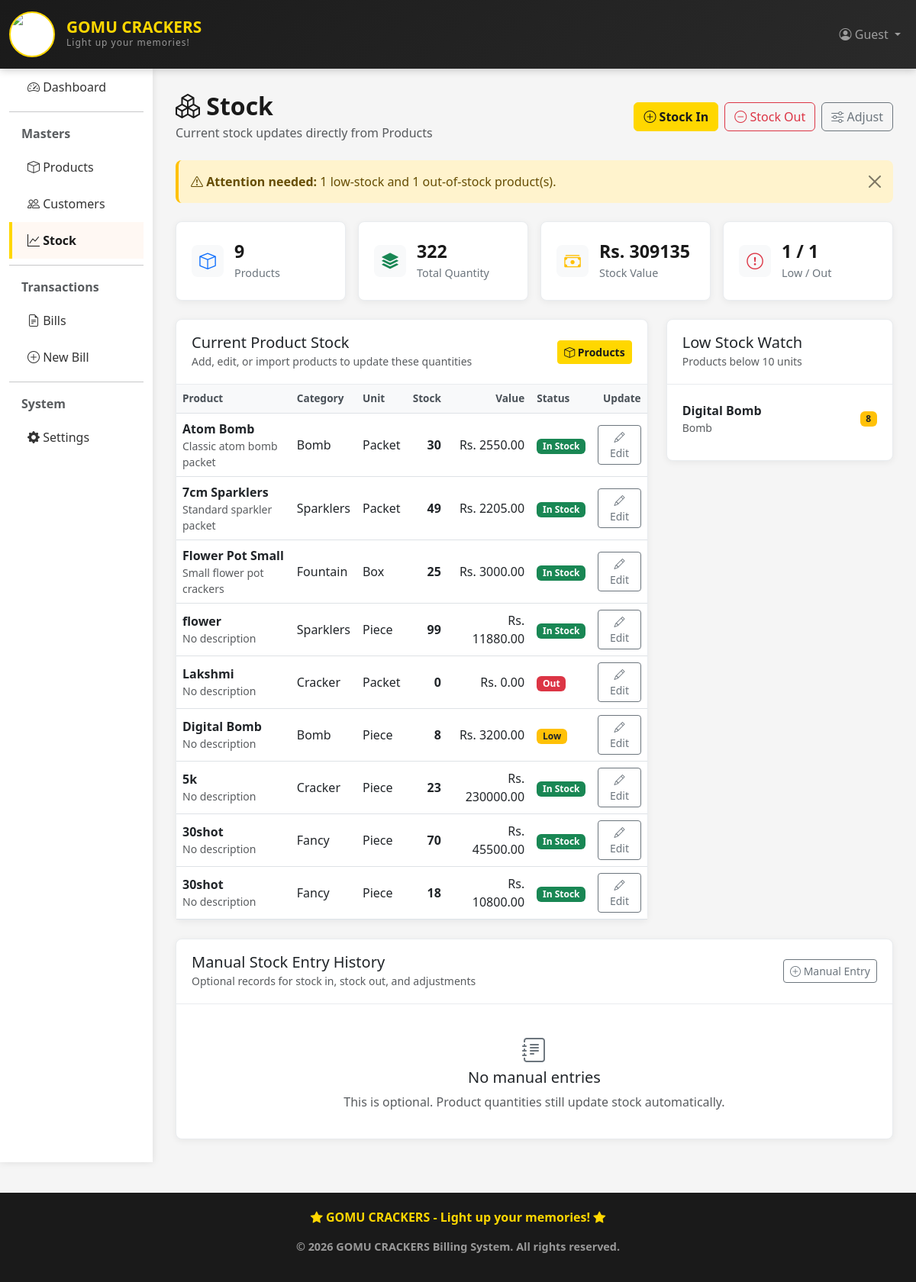
Screenshot of /billing/stock/ with the database file from the repository.
### billing_app/models.py (models this page shows, shortened)
class Product(models.Model):
    CATEGORY_CHOICES = [
        ('cracker', 'Cracker'),
        ('sparklers', 'Sparklers'),
        ('fancy', 'Fancy'),
        ('bomb', 'Bomb'),
        ('fountain', 'Fountain'),
        ('other', 'Other'),
    ]
    UNIT_CHOICES = [
        ('packet', 'Packet'),
        ('piece', 'Piece'),
        ('box', 'Box'),
        ('case', 'Case'),
    ]
    code = models.CharField(max_length=50, blank=True, null=True, unique=True, help_text='Product code/SKU')
    name = models.CharField(max_length=100)
    category = models.CharField(max_length=20, choices=CATEGORY_CHOICES, default='other')
    unit = models.CharField(max_length=20, choices=UNIT_CHOICES, default='piece', help_text='Unit of measurement')
    price = models.DecimalField(max_digits=10, decimal_places=2)
    quantity = models.IntegerField(default=0)  # Current stock
    description = models.TextField(blank=True, null=True)
    created_at = models.DateTimeField(auto_now_add=True)
    updated_at = models.DateTimeField(auto_now=True)
    class Meta:
        ordering = ['-created_at']

### billing_app/views.py (the view)
# urls.py: path('stock/', views.stock_list, name='stock_list'),
def stock_list(request):
    stocks = Stock.objects.all()
    products = Product.objects.annotate(
        stock_total=models.ExpressionWrapper(
            models.F('price') * models.F('quantity'),
            output_field=models.DecimalField(max_digits=12, decimal_places=2),
        )
    )
    low_stock = products.filter(quantity__gt=0, quantity__lt=10)
    out_of_stock = products.filter(quantity__lte=0)
    total_quantity = products.aggregate(total=models.Sum('quantity'))['total'] or 0
    stock_value = sum(product.price * product.quantity for product in products)
    context = {
        'stocks': stocks,
        'products': products,
        'product_count': products.count(),
        'total_quantity': total_quantity,
        'stock_value': stock_value,
        'low_stock_count': low_stock.count(),
        'out_of_stock_count': out_of_stock.count(),
        'stock_in_count': stocks.filter(movement_type='in').count(),
        'stock_out_count': stocks.filter(movement_type='out').count(),
        'adjustment_count': stocks.filter(movement_type='adjustment').count(),
        'low_stock_products': low_stock[:8],
    }
    return render(request, 'billing/stock_list.html', context)

### billing_app/templates/billing/stock_list.html (shortened to what this page needs)
{% extends 'billing/base.html' %}
{% block content %}
<div class="stock-page">
    <div class="d-flex justify-content-between align-items-center gap-3 mb-4 flex-wrap">
        <div>
            <h1 class="page-title mb-1">
                <i class="bi bi-boxes"></i> Stock
            </h1>
            <div class="text-muted">Current stock updates directly from Products</div>
        </div>
        <div class="d-flex gap-2 flex-wrap">
            <a href="{% url 'stock_create' %}?type=in" class="btn btn-primary">
                <i class="bi bi-plus-circle"></i> Stock In
            </a>
            <a href="{% url 'stock_create' %}?type=out" class="btn btn-outline-danger">
                <i class="bi bi-dash-circle"></i> Stock Out
            </a>
            <a href="{% url 'stock_create' %}?type=adjustment" class="btn btn-outline-secondary">
                <i class="bi bi-sliders"></i> Adjust
            </a>
        </div>
    </div>
    {% if low_stock_count > 0 or out_of_stock_count > 0 %}
    <div class="alert alert-warning alert-dismissible fade show mb-4" role="alert">
        <i class="bi bi-exclamation-triangle"></i>
        <strong>Attention needed:</strong>
        {{ low_stock_count }} low-stock and {{ out_of_stock_count }} out-of-stock product(s).
        <button type="button" class="btn-close" data-bs-dismiss="alert"></button>
    </div>
    {% else %}
    <div class="alert alert-success alert-dismissible fade show mb-4" role="alert">
        <i class="bi bi-check-circle"></i>
        <strong>Stock looks good:</strong> no low-stock or out-of-stock products.
        <button type="button" class="btn-close" data-bs-dismiss="alert"></button>
    </div>
    {% endif %}
    <div class="row g-3 mb-4">
        <div class="col-md-3">
            <div class="stock-metric">
                <div class="metric-icon text-primary"><i class="bi bi-box"></i></div>
                <div>
                    <div class="metric-value">{{ product_count }}</div>
                    <div class="metric-label">Products</div>
                </div>
            </div>
        </div>
        <div class="col-md-3">
            <div class="stock-metric">
                <div class="metric-icon text-success"><i class="bi bi-stack"></i></div>
                <div>
                    <div class="metric-value">{{ total_quantity }}</div>
                    <div class="metric-label">Total Quantity</div>
                </div>
            </div>
        </div>
        <div class="col-md-3">
            <div class="stock-metric">
                <div class="metric-icon text-warning"><i class="bi bi-cash-stack"></i></div>
                <div>
                    <div class="metric-value">Rs. {{ stock_value|floatformat:0 }}</div>
                    <div class="metric-label">Stock Value</div>
                </div>
            </div>
        </div>
        <div class="col-md-3">
            <div class="stock-metric">
                <div class="metric-icon text-danger"><i class="bi bi-exclamation-circle"></i></div>
                <div>
                    <div class="metric-value">{{ low_stock_count }} / {{ out_of_stock_count }}</div>
                    <div class="metric-label">Low / Out</div>
                </div>
            </div>
        </div>
    </div>
    <div class="row g-4">
        <div class="col-lg-8">
            <div class="inventory-card">
                <div class="inventory-card-header">
                    <div>
                        <h5 class="mb-0">Current Product Stock</h5>
                        <small class="text-muted">Add, edit, or import products to update these quantities</small>
                    </div>
                    <a href="{% url 'product_list' %}" class="btn btn-sm btn-primary">
                        <i class="bi bi-box"></i> Products
                    </a>
                </div>
                {% if products %}
                <div class="table-responsive">
                    <table class="table table-hover align-middle mb-0">
                        <thead>
                            <tr>
                                <th>Product</th>
                                <th>Category</th>
                                <th>Unit</th>
                                <th class="text-end">Stock</th>
                                <th class="text-end">Value</th>
                                <th>Status</th>
                                <th class="text-end">Update</th>
                            </tr>
                        </thead>
                        <tbody>
                            {% for product in products %}
                            <tr>
                                <td>
                                    <strong>{{ product.name }}</strong>
                                    <div class="small text-muted">{{ product.description|default:"No description"|truncatewords:6 }}</div>
                                </td>
                                <td>{{ product.get_category_display }}</td>
                                <td>{{ product.get_unit_display }}</td>
                                <td class="text-end fw-bold">{{ product.quantity }}</td>
                                <td class="text-end">Rs. {{ product.stock_total|floatformat:2 }}</td>
                                <td>
                                    {% if product.quantity > 10 %}
                                        <span class="badge bg-success">In Stock</span>
                                    {% elif product.quantity > 0 %}
                                        <span class="badge bg-warning text-dark">Low</span>
                                    {% else %}
                                        <span class="badge bg-danger">Out</span>
                                    {% endif %}
                                </td>
                                <td class="text-end">
                                    <a href="{% url 'product_update' product.id %}" class="btn btn-sm btn-outline-secondary">
                                        <i class="bi bi-pencil"></i> Edit
                                    </a>
                                </td>
                            </tr>
                            {% endfor %}
                        </tbody>
                    </table>
                </div>
                {% endif %}
            </div>
        </div>
        <div class="col-lg-4">
            <div class="inventory-card">
                <div class="inventory-card-header">
                    <div>
                        <h5 class="mb-0">Low Stock Watch</h5>
                        <small class="text-muted">Products below 10 units</small>
                    </div>
                </div>
                {% if low_stock_products %}
                    <div class="watch-list">
                        {% for product in low_stock_products %}
                        <div class="watch-item">
                            <div>
                                <strong>{{ product.name }}</strong>
                                <div class="small text-muted">{{ product.get_category_display }}</div>
                            </div>
                            <span class="badge bg-warning text-dark">{{ product.quantity }}</span>
                        </div>
                        {% endfor %}
                    </div>
                {% else %}
                    <div class="empty-state compact">
                        <i class="bi bi-check-circle"></i>
                        <h5>No low stock items</h5>
                        <p class="text-muted mb-0">Everything is above the warning level.</p>
                    </div>
                {% endif %}
            </div>
        </div>
    </div>
    <div class="inventory-card mt-4">
        <div class="inventory-card-header">
            <div>
                <h5 class="mb-0">Manual Stock Entry History</h5>
                <small class="text-muted">Optional records for stock in, stock out, and adjustments</small>
            </div>
            <a href="{% url 'stock_create' %}" class="btn btn-sm btn-outline-secondary">
                <i class="bi bi-plus-circle"></i> Manual Entry
            </a>
        </div>
        {% if stocks %}
        <div class="table-responsive">
            <table class="table table-hover align-middle mb-0">
                <thead>
                    <tr>
                        <th>Product</th>
                        <th>Type</th>
                        <th class="text-end">Qty</th>
                        <th>Date</th>
                        <th>Reason</th>
                        <th class="text-end">Actions</th>
                    </tr>
                </thead>
                <tbody>
                    {% for stock in stocks %}
                    <tr>
                        <td><strong>{{ stock.product.name }}</strong></td>
                        <td>
                            {% if stock.movement_type == 'in' %}
                                <span class="badge bg-success">Stock In</span>
                            {% elif stock.movement_type == 'out' %}
                                <span class="badge bg-danger">Stock Out</span>
                            {% else %}
                                <span class="badge bg-secondary">Adjustment</span>
                            {% endif %}
                        </td>
                        <td class="text-end fw-bold">{{ stock.quantity }}</td>
                        <td><span class="text-muted">{{ stock.created_at|date:"d-m-Y H:i" }}</span></td>
                        <td>{{ stock.reason|default:"-" }}</td>
                        <td class="text-end">
                            <a href="{% url 'stock_update' stock.id %}" class="btn btn-sm btn-outline-secondary">
                                <i class="bi bi-pencil"></i>
                            </a>
                            <a href="{% url 'stock_delete' stock.id %}" class="btn btn-sm btn-outline-danger">
                                <i class="bi bi-trash"></i>
                            </a>
                        </td>
                    </tr>
                    {% endfor %}
                </tbody>
            </table>
        </div>
        {% else %}
        <div class="empty-state compact">
            <i class="bi bi-journal-text"></i>
            <h5>No manual entries</h5>
            <p class="text-muted mb-0">This is optional. Product quantities still update stock automatically.</p>
        </div>
        {% endif %}
    </div>
</div>
{% endblock %}

### billing_app/templates/billing/base.html (style rules this page uses)
:root { --primary-color: #FFD700; --secondary-color: #1a1a1a; --light-color: #FFF8F3; --dark-color: #1a1a1a; }
body { background-color: #f5f5f5; font-family: 'Segoe UI', Tahoma, Geneva, Verdana, sans-serif; }
.btn-primary { background-color: var(--primary-color); border-color: var(--primary-color); color: var(--secondary-color); font-weight: 600; }
.page-title { color: var(--secondary-color); font-weight: 700; margin-bottom: 30px; font-size: 2rem; }
.alert { border: none; border-radius: 8px; border-left: 4px solid; }
.alert-warning { border-left-color: #ffc107; background-color: #fff3cd; }

### billing_app/templates/billing/stock_list.html (style rules this page uses)
.stock-metric, .inventory-card { background: #fff; border: 1px solid #e9ecef; border-radius: 8px; box-shadow: 0 2px 10px rgba(0, 0, 0, 0.06); }
.stock-metric { display: flex; align-items: center; gap: 14px; min-height: 104px; padding: 20px; }
.metric-icon { width: 42px; height: 42px; display: inline-flex; align-items: center; justify-content: center; border-radius: 8px; background: #f8f9fa; font-size: 1.35rem; flex-shrink: 0; }
.metric-value { color: #1a1a1a; font-size: 1.45rem; font-weight: 700; line-height: 1.15; }
.metric-label { color: #6c757d; font-size: 0.9rem; margin-top: 4px; }
.inventory-card-header { display: flex; align-items: center; justify-content: space-between; gap: 16px; padding: 18px 20px; border-bottom: 1px solid #e9ecef; }
.inventory-card table thead th { background: #f8f9fa; color: #495057; font-size: 0.85rem; letter-spacing: 0; white-space: nowrap; }
.watch-list { padding: 10px 20px 20px; }
.watch-item { display: flex; align-items: center; justify-content: space-between; gap: 12px; padding: 12px 0; border-bottom: 1px solid #f1f3f5; }
.watch-item:last-child { border-bottom: 0; }
.empty-state { padding: 44px 20px; text-align: center; }
.empty-state.compact { padding: 36px 20px; }
.empty-state i { color: #6c757d; font-size: 2rem; margin-bottom: 10px; }

### rows the page displays
Product: name "Atom Bomb", description "Classic atom bomb packet", category "Bomb", unit "Packet", quantity "30", stock_total "2550.00", shows "In Stock"
Product: name "7cm Sparklers", description "Standard sparkler packet", category "Sparklers", unit "Packet", quantity "49", stock_total "2205.00", shows "In Stock"
Product: name "Flower Pot Small", description "Small flower pot crackers", category "Fountain", unit "Box", quantity "25", stock_total "3000.00", shows "In Stock"
Product: name "flower", description "No description", category "Sparklers", unit "Piece", quantity "99", stock_total "11880.00", shows "In Stock"
Product: name "Lakshmi", description "No description", category "Cracker", unit "Packet", quantity "0", stock_total "0.00", shows "Out"
Product: name "Digital Bomb", description "No description", category "Bomb", unit "Piece", quantity "8", stock_total "3200.00", shows "Low"
Product: name "5k", description "No description", category "Cracker", unit "Piece", quantity "23", stock_total "230000.00", shows "In Stock"
Product: name "30shot", description "No description", category "Fancy", unit "Piece", quantity "70", stock_total "45500.00", shows "In Stock"
Product: name "30shot", description "No description", category "Fancy", unit "Piece", quantity "18", stock_total "10800.00", shows "In Stock"

### other values shown
{{ low_stock_count }} "1"
{{ out_of_stock_count }} "1"
{{ product_count }} "9"
{{ total_quantity }} "322"
{{ stock_value|floatformat:0 }} "309135"
